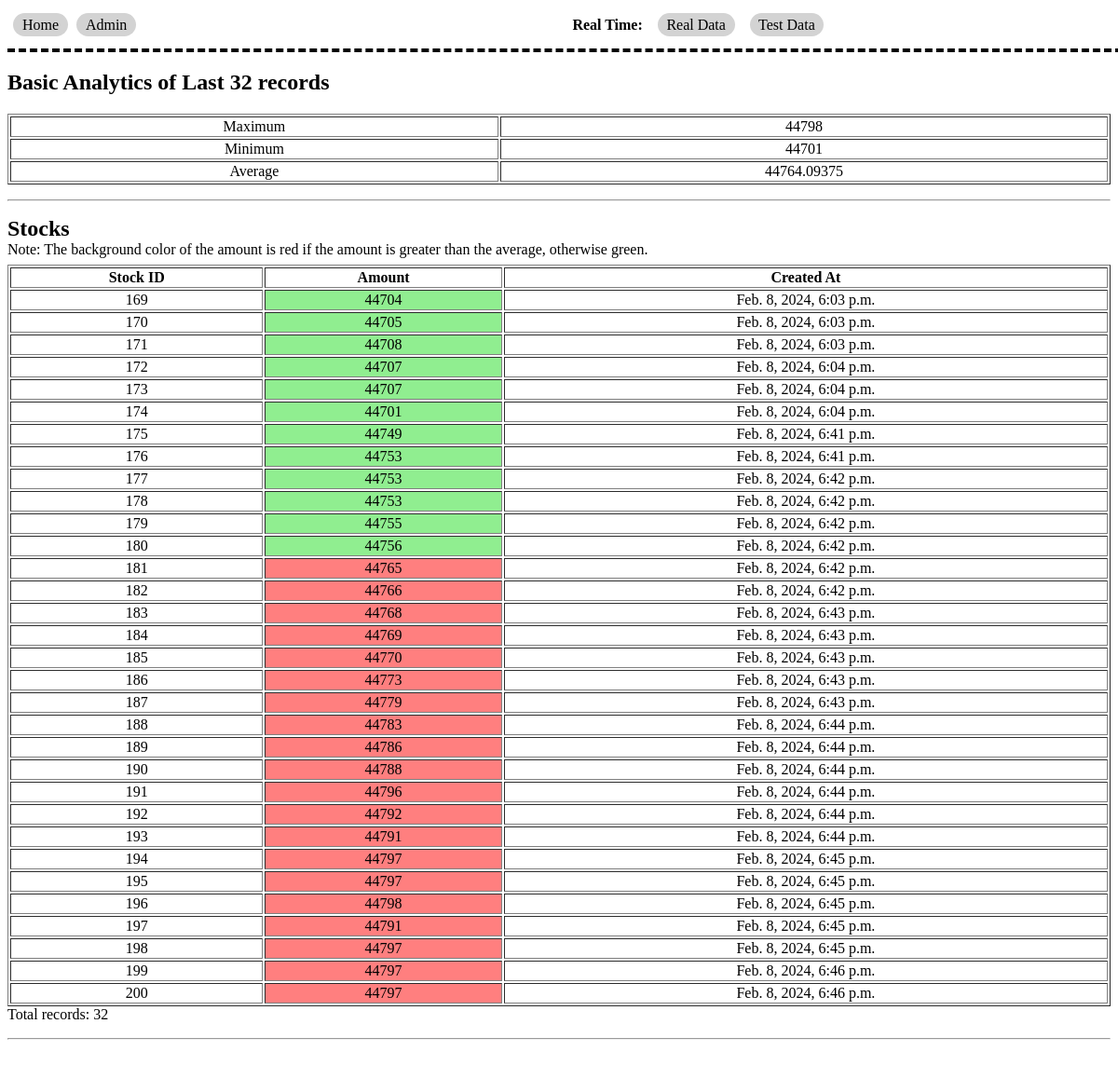
The page / on the database its author committed.
### core/models.py (models this page shows, shortened)
class Stock(models.Model):
    base = models.CharField(max_length=10, default="BTC") # We can use choices here in future
    currency = models.CharField(max_length=10, default="USD") # We can use choices here in future
    amount = models.IntegerField()
    created_at = models.DateTimeField(auto_now_add=True)
    class Meta:
        ordering = ["-created_at"]

### core/views.py (the view)
# urls.py: path('', home, name='home'),
def home(request):
    data = Stock.objects.all().order_by('-id')[:32]
    data = data[::-1]
    max_amount = max([stock.amount for stock in data])
    min_amount = min([stock.amount for stock in data])
    avg_amount = sum([stock.amount for stock in data]) / len(data)
    return render(request, "core/home.html", {
        "data": data,
        "max": max_amount,
        "min": min_amount,
        "avg": avg_amount,
        "chart_data": json.dumps([{"x": stock.id, "y": stock.amount} for stock in data])
    })

### templates/core/home.html (shortened to what this page needs)
{% extends './base.html' %}
{% load static %}
{% block content %}
<h2>Basic Analytics of Last 32 records</h2>
<table border="1" width="100%" style="text-align: center;">
<tr>
    <td>Maximum</td>
    <td>{{ max }}</td>
</tr>
<tr>
    <td>Minimum</td>
    <td>{{ min }}</td>
</tr>
<tr>
    <td>Average</td>
    <td>{{ avg }}</td>
</tr>
</table>
<hr style="margin: 1rem 0rem" />
<h2 style="margin: .4rem 0 0 0;">Stocks</h2>
<p style="margin: 0 0 .4rem 0;">Note: The background color of the amount is red if the amount is greater than the average, otherwise green.</p>
<table border="1" width="100%" style="text-align: center;">
    <tr>
        <th>Stock ID</th>
        <th>Amount</th>
        <th>Created At</th>
    </tr>
{% for stock in data %}
    <tr>
        <td>{{ stock.id }}</td>
        <td style="background-color: {% if stock.amount > avg %} #FF7F7F {% else %} #90EE90 {% endif %};">{{ stock.amount }}</td>
        <td>{{ stock.created_at }}</td>
    </tr>
{% endfor %}
</table>
<div>Total records: {{ data|length }}</div>
<hr style="margin: 1rem 0rem" />
<div id="chartContainer" style="width: 100%; height: 360px;"></div>
{% endblock %}

### templates/core/base.html (shortened to what this page needs)
<!DOCTYPE html>
<html lang="en">
  <head>
  </head>
  <body>
    <nav style="display: flex; width: 100%; gap: 1rem; padding: .4rem .4rem .8rem .4rem; border-bottom: dashed 4px black;">
      <div style="display: flex; gap: .6rem; width: 100%;">
        <a href="{% url 'home' %}">Home</a>
        <a href="/admin">Admin</a>
      </div>
      <div style="display: flex; width: 100%; gap: 1rem; align-items:center;">
        <div style="font-weight: bold;">Real Time:</div>
        <a class="f" href="{% url 'real-data' %}">Real Data</a>
        <a class="s" href="{% url 'test-data' %}">Test Data</a>
      </div>
    </nav>
    {% block content %} {% endblock %}
  </body>
</html>

### templates/core/base.html (style rules this page uses)
a { text-decoration: none; color: black; padding: .2rem .6rem; border-radius: 2rem; background-color: lightgray; transition: background-color .3s ease-in-out; }

### rows shown on the page
Stock: id "169", amount "44704", created_at "Feb. 8, 2024, 6:03 p.m."
Stock: id "170", amount "44705", created_at "Feb. 8, 2024, 6:03 p.m."
Stock: id "171", amount "44708", created_at "Feb. 8, 2024, 6:03 p.m."
Stock: id "172", amount "44707", created_at "Feb. 8, 2024, 6:04 p.m."
Stock: id "173", amount "44707", created_at "Feb. 8, 2024, 6:04 p.m."
Stock: id "174", amount "44701", created_at "Feb. 8, 2024, 6:04 p.m."
Stock: id "175", amount "44749", created_at "Feb. 8, 2024, 6:41 p.m."
Stock: id "176", amount "44753", created_at "Feb. 8, 2024, 6:41 p.m."
Stock: id "177", amount "44753", created_at "Feb. 8, 2024, 6:42 p.m."
Stock: id "178", amount "44753", created_at "Feb. 8, 2024, 6:42 p.m."
Stock: id "179", amount "44755", created_at "Feb. 8, 2024, 6:42 p.m."
Stock: id "180", amount "44756", created_at "Feb. 8, 2024, 6:42 p.m."
Stock: id "181", amount "44765", created_at "Feb. 8, 2024, 6:42 p.m."
Stock: id "182", amount "44766", created_at "Feb. 8, 2024, 6:42 p.m."
Stock: id "183", amount "44768", created_at "Feb. 8, 2024, 6:43 p.m."
Stock: id "184", amount "44769", created_at "Feb. 8, 2024, 6:43 p.m."
Stock: id "185", amount "44770", created_at "Feb. 8, 2024, 6:43 p.m."
Stock: id "186", amount "44773", created_at "Feb. 8, 2024, 6:43 p.m."
Stock: id "187", amount "44779", created_at "Feb. 8, 2024, 6:43 p.m."
Stock: id "188", amount "44783", created_at "Feb. 8, 2024, 6:44 p.m."
Stock: id "189", amount "44786", created_at "Feb. 8, 2024, 6:44 p.m."
Stock: id "190", amount "44788", created_at "Feb. 8, 2024, 6:44 p.m."
Stock: id "191", amount "44796", created_at "Feb. 8, 2024, 6:44 p.m."
Stock: id "192", amount "44792", created_at "Feb. 8, 2024, 6:44 p.m."
Stock: id "193", amount "44791", created_at "Feb. 8, 2024, 6:44 p.m."
Stock: id "194", amount "44797", created_at "Feb. 8, 2024, 6:45 p.m."
Stock: id "195", amount "44797", created_at "Feb. 8, 2024, 6:45 p.m."
Stock: id "196", amount "44798", created_at "Feb. 8, 2024, 6:45 p.m."
Stock: id "197", amount "44791", created_at "Feb. 8, 2024, 6:45 p.m."
Stock: id "198", amount "44797", created_at "Feb. 8, 2024, 6:45 p.m."
Stock: id "199", amount "44797", created_at "Feb. 8, 2024, 6:46 p.m."
Stock: id "200", amount "44797", created_at "Feb. 8, 2024, 6:46 p.m."

### other values the page prints
{{ max }} "44798"
{{ min }} "44701"
{{ avg }} "44764.09375"
{{ data|length }} "32"
